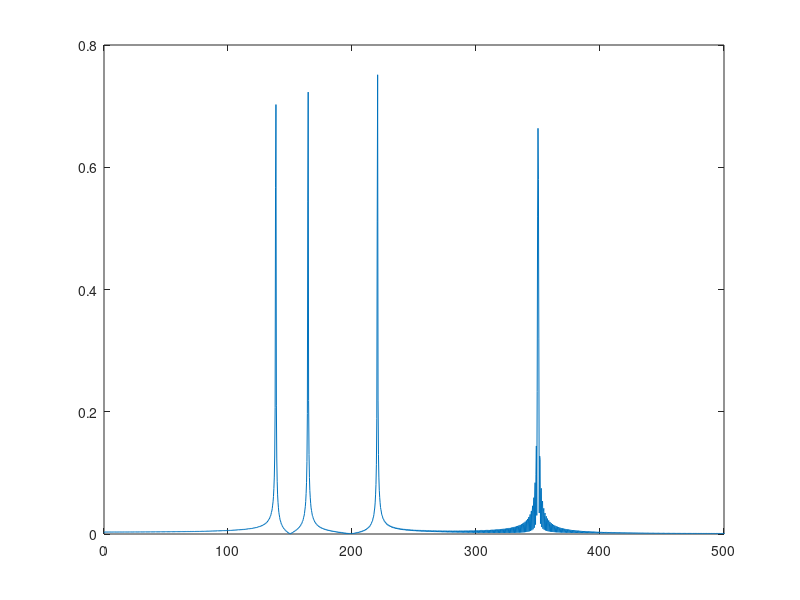
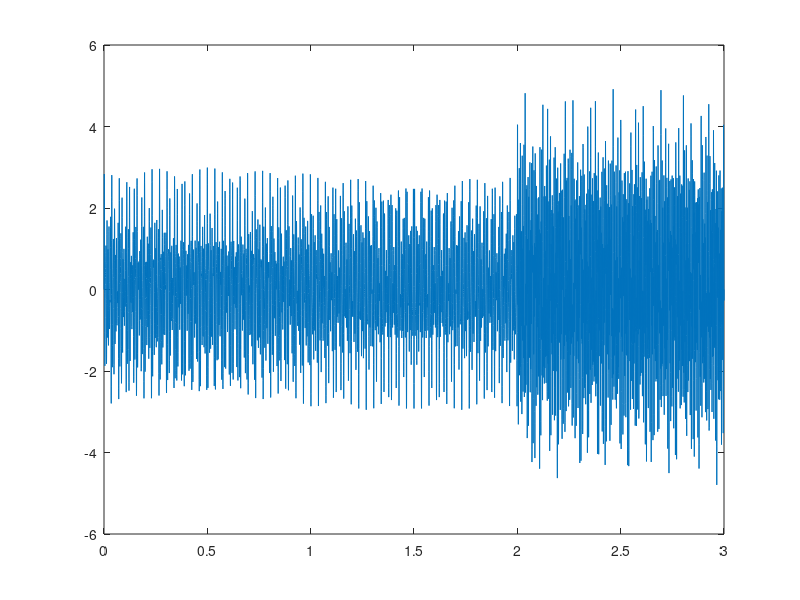

Recreate these plots in MATLAB, in order.
% Experiment using synthetic background noise ('A major chord') mixed with
% voice then FFTd , generating covariance matrix from baseline and mixed
% data, then using GED to increase contrast of signal against background
% then taking component of that and doing inverse FFT to get audio
%
% @author btabone
% @date 2022-02-22

% Only way to be sure, nuke it from orbit
close all; clear, clc

% First generate A major chord
% An A major chord (in third octave) is constructed with an A, C#, E, with corresponding frequencies 220.5, 138.5, 164.5
% From https://music.stackexchange.com/questions/42694/what-is-a-chord-in-terms-of-frequencies
% Notes in radians per second
Note1 = 220.5 * 2 * pi; 
Note2 = 138.5 * 2 * pi;
Note3 = 164.5 * 2 * pi;
Signal = 350 * 2 * pi;

Note1Amp = 1;
Note2Amp = 1;
Note3Amp = 1;
SignalAmp = 2;

SampleRate = 2400; % Sampling hz
Nyquist = SampleRate / 2 ;

PlaySeconds = 3; % We'll use 3 for baseline and mix in voice for the last 3 seconds
SignalLength = SampleRate * PlaySeconds;
TimeVec = linspace(0,SignalLength,SignalLength);

AudioData = (Note1Amp * sin(Note1*(TimeVec/SampleRate))) + (Note2Amp * sin(Note2*(TimeVec/SampleRate))) + (Note3Amp * sin(Note3*(TimeVec/SampleRate)));
SignalInjectionTime = 2*SampleRate;
AudioData(1,SignalInjectionTime:end) = AudioData(1,SignalInjectionTime:end) + (SignalAmp * sin(Signal*(TimeVec(1,SignalInjectionTime:end)/SampleRate))); 

AudioDataFFT = fft(AudioData);
AllPower = abs(AudioDataFFT/SignalLength);
FrequencyPower = AllPower(1:((SignalLength/2)+1));
FrequencyPower(2:end-1) = 2*FrequencyPower(2:end-1); % To account for positive and negative energies in signal
Frequency = SampleRate*(0:(SignalLength/2))/SignalLength;
figure(1)
plot(Frequency,FrequencyPower);
xlim([0 500])

figure(2)
plot(TimeVec/SampleRate, AudioData)
sound(AudioData,SampleRate)
